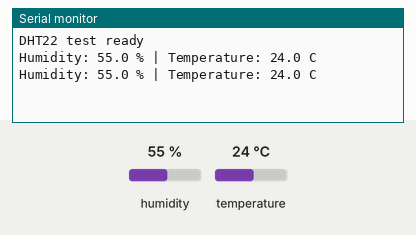
Recording of a sketch running on a simulated Arduino Uno, built with avr-gcc and run on an emulated ATmega328P. Shown: the last lines printed to the serial monitor. The inputs (shaded band) are chosen by the test bench; at power-on: humidity 55 %, temperature 24 °C.

Above: at 4.8 s.
4.9 s: humidity set to 22 %
At 6.6 s:
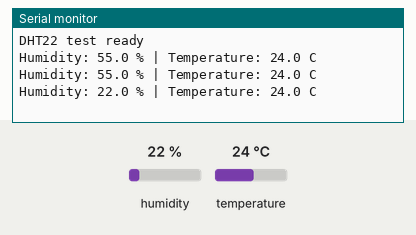
7.9 s: temperature set to 12 °C
At 8.4 s:
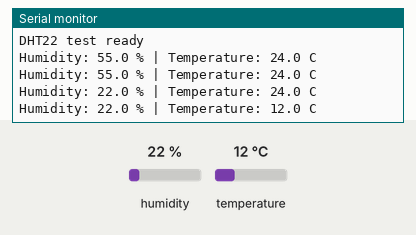
10.9 s: humidity set to 40 %
At 13.1 s:
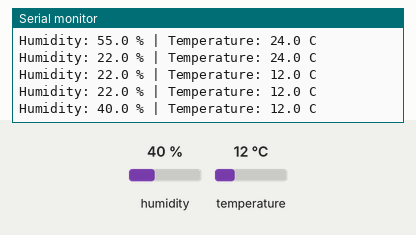
Timing chart, 0 to 14.6 s (numbered marks = the images above; inputs shaded):
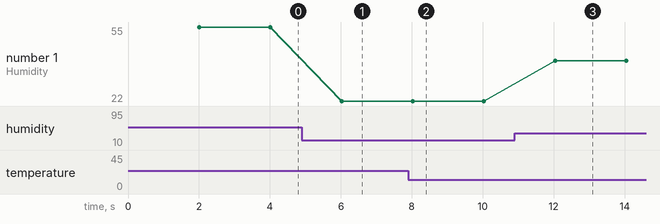

Measured:
- after the input at 4.9 s, the serial monitor: prints a new line after 1.1 s (image 1)
- after the input at 7.9 s, the serial monitor: prints a new line after 0.12 s (image 2)
- after the input at 10.9 s, the serial monitor: prints a new line after 1.1 s (image 3)
- plotted number 1: 55 → 22 after the input at 4.9 s, 22 → 40 after the input at 10.9 s

The sketch:

dht22_test.ino
```cpp
/* Standalone DHT22 check: DATA -> D2, VCC -> 5V, GND -> GND. */
#include <DHT.h>
#define DHT_PIN 2
#define DHT_TYPE DHT22
DHT dht(DHT_PIN, DHT_TYPE);

void setup() {
  Serial.begin(9600);
  dht.begin();
  Serial.println(F("DHT22 test ready"));
}

void loop() {
  delay(2000);
  const float humidity = dht.readHumidity();
  const float temperature = dht.readTemperature();
  if (isnan(humidity) || isnan(temperature)) {
    Serial.println(F("ERROR: DHT22 read failed"));
    return;
  }
  Serial.print(F("Humidity: "));
  Serial.print(humidity, 1);
  Serial.print(F(" % | Temperature: "));
  Serial.print(temperature, 1);
  Serial.println(F(" C"));
}
```
